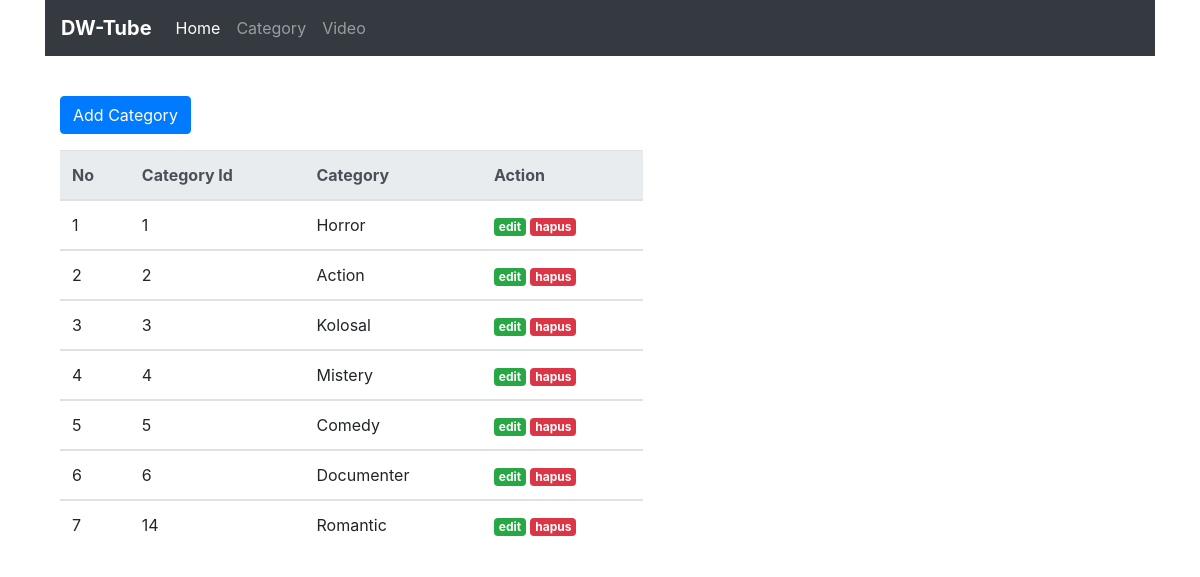
/index.php?page=category, run on the app's committed database.
### tables this page shows
CREATE TABLE `category_tb` (
  `categoryId` int(11) NOT NULL,
  `category` varchar(100) NOT NULL
);

### category.php (the view, shortened to what this page needs)
<div class="container">
    <div class="row ">
        <div class="col-8">
        <a href="index.php?page=addCategory" class="btn btn-primary my-3" >Add Category</a>
        <table class="table">
                <thead class="thead-light">
                    <tr>
                    <th scope="col">No</th>
                    <th scope="col">Category Id</th>
                    <th scope="col">Category</th>
                    <th scope="col">Action</th>
                    </tr>
                </thead>
                    <?php
                        include 'koneksi.php';
                        $no = 1;
                        $data = mysqli_query($koneksi,"select * from category_tb");
                        while($d = mysqli_fetch_array($data)){
                    ?>
                <tbody>
                    <tr>
                        <td><?php echo $no++; ?></td>
                        <td><?php echo $d['categoryId']; ?></td>
                        <td><?php echo $d['category']; ?></td>
                        <td>
                            <a href="index.php?page=editCategory&categoryId=<?php echo $d['categoryId']; ?>" class=" badge badge-success">edit</a>
                            <a href="deleteCategory.php?categoryId=<?php echo $d['categoryId']; ?>" class=" badge badge-danger">hapus</a>
                        </td>
                    </tr>
                </tbody>
                    <?php
                        }
                    ?>
            </table>
        </div>
    </div>
</div>

### index.php (shortened to what this page needs)
<?php include("koneksi.php"); ?>
<!doctype html>
<html lang="en">
  <head>
    <link rel="stylesheet" href="https://stackpath.bootstrapcdn.com/bootstrap/4.5.2/css/bootstrap.min.css">
  </head>
  <body>
    <div class="container">
        <nav class="navbar navbar-expand-lg navbar-dark bg-dark">
            <a class="navbar-brand" href="#"><b>DW-Tube</b></a>
            <div class="collapse navbar-collapse" id="navbarNav">
                <ul class="navbar-nav">
                    <li class="nav-item active">
                        <a class="nav-link" href="index.php?page=home">Home</a>
                    </li>
                    <li class="nav-item">
                        <a class="nav-link" href="index.php?page=category">Category</a>
                    </li>
                    <li class="nav-item">
                        <a class="nav-link" href="index.php?page=video">Video</a>
                    </li>
                </ul>
            </div>
        </nav>
        <br>
        <div class="row">
            <div class="col-10">
            <?php
                if(isset($_GET['page'])){
                    $page = $_GET['page'];
                    switch ($page) {
                        case 'category':
                            include "category.php";
                            break;
                    }
                }else{
                    include "home.php";
                }
                ?>
            </div>
        </div>
        <br>
    </div>
  </body>
</html>

### data on the page
category_tb: categoryId "1", category "Horror"
category_tb: categoryId "2", category "Action"
category_tb: categoryId "3", category "Kolosal"
category_tb: categoryId "4", category "Mistery"
category_tb: categoryId "5", category "Comedy"
category_tb: categoryId "6", category "Documenter"
category_tb: categoryId "14", category "Romantic"
